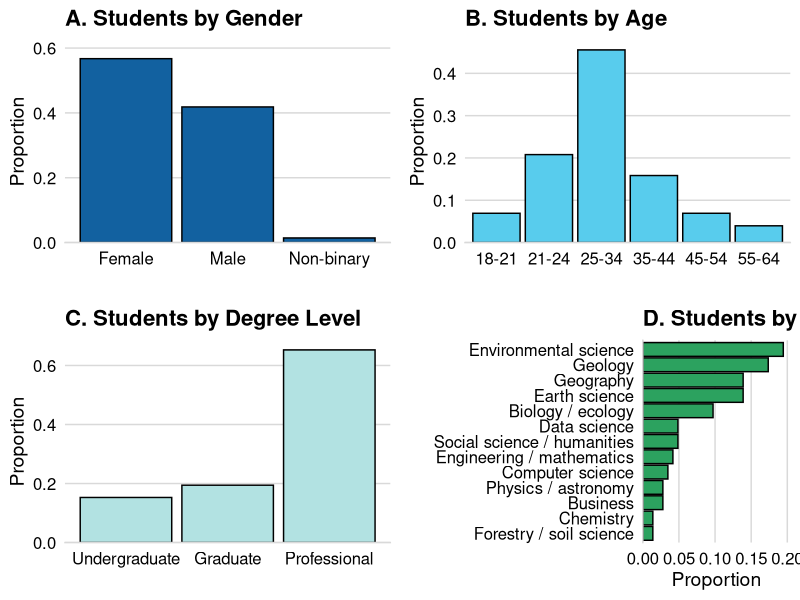
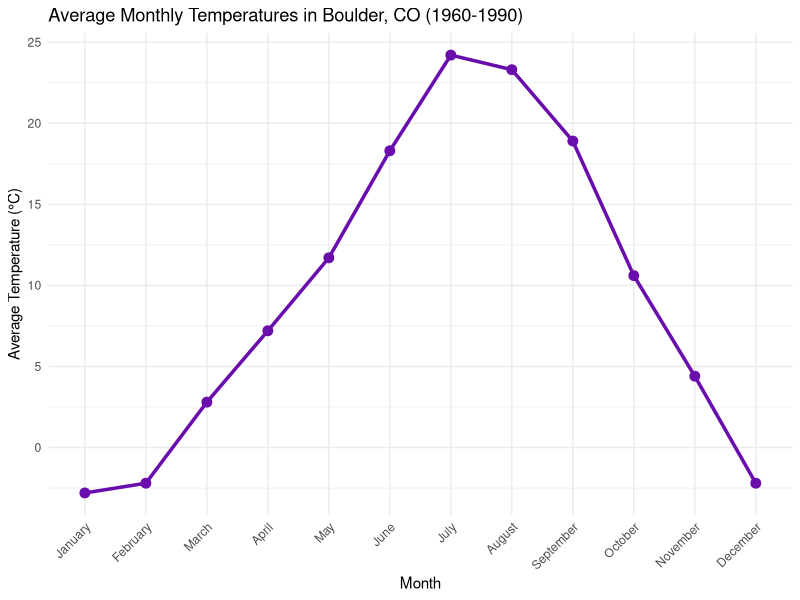
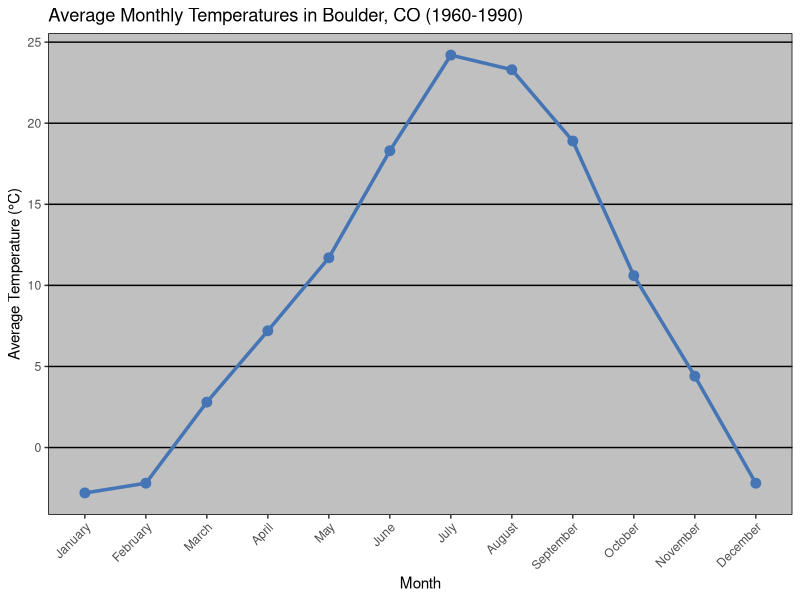
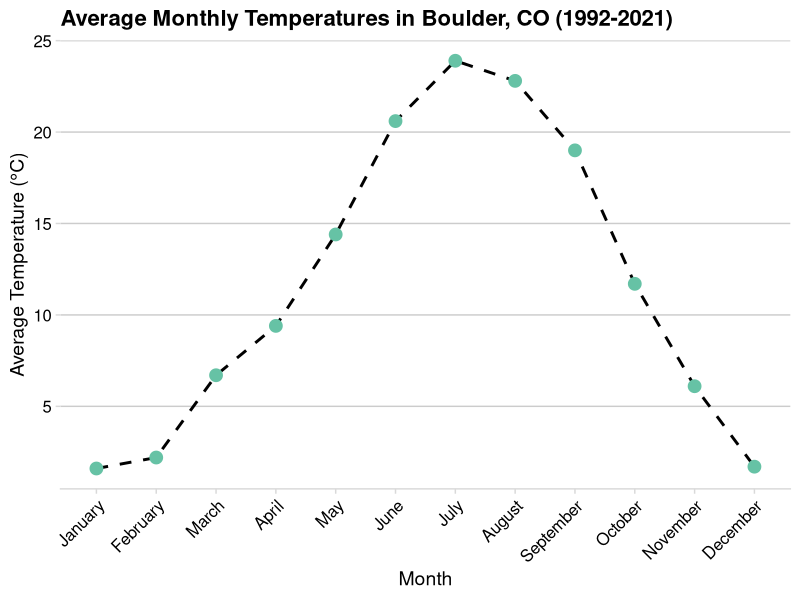
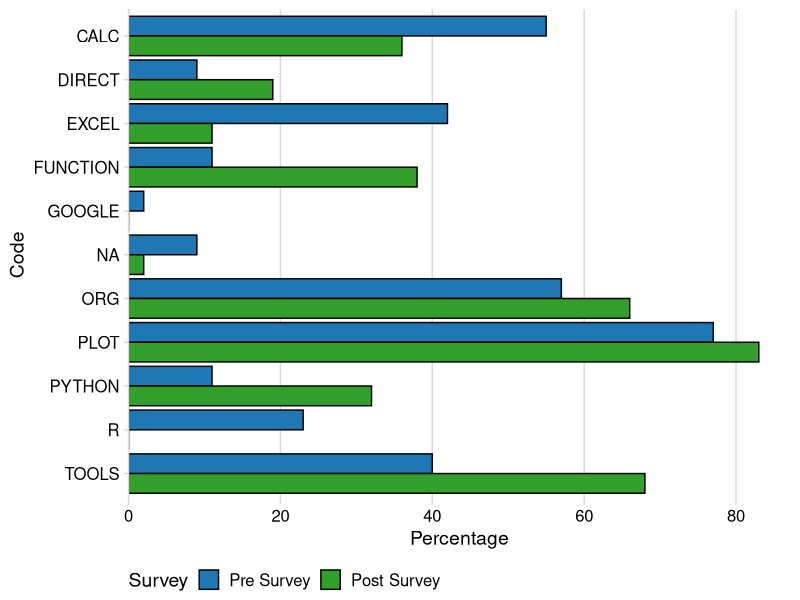
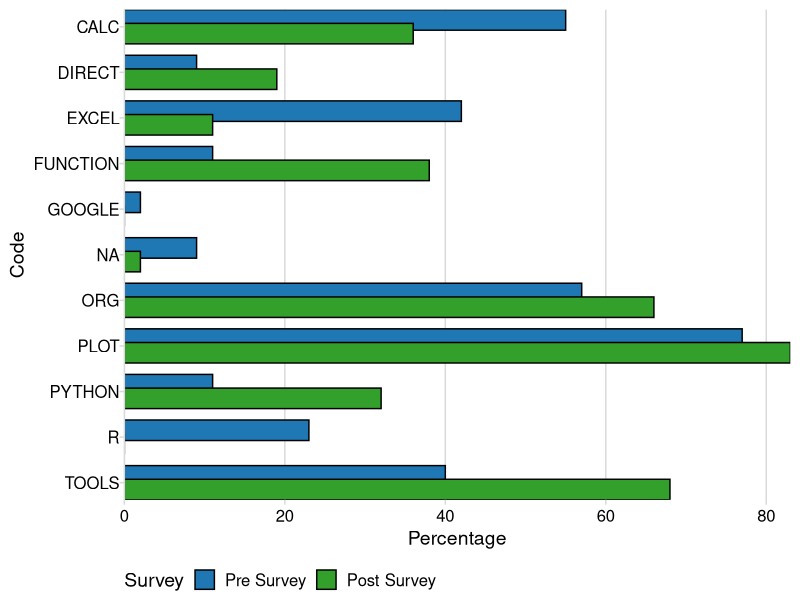
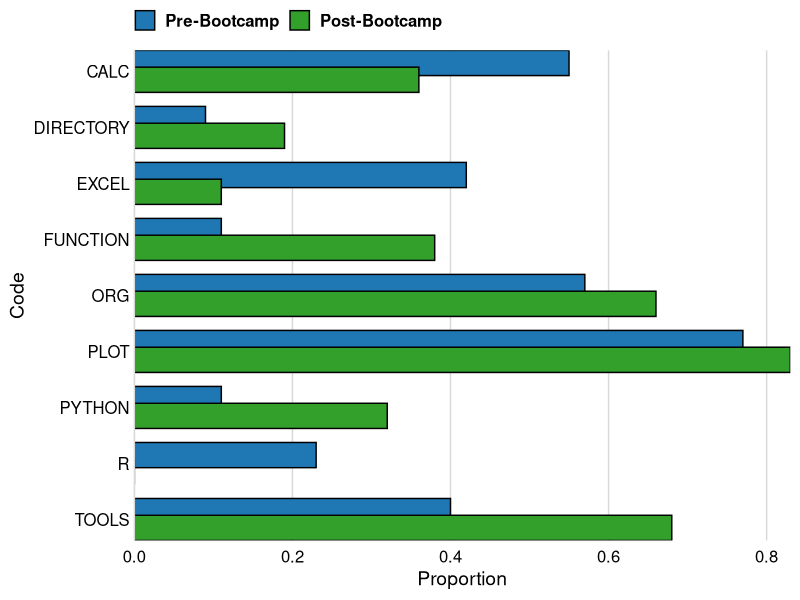
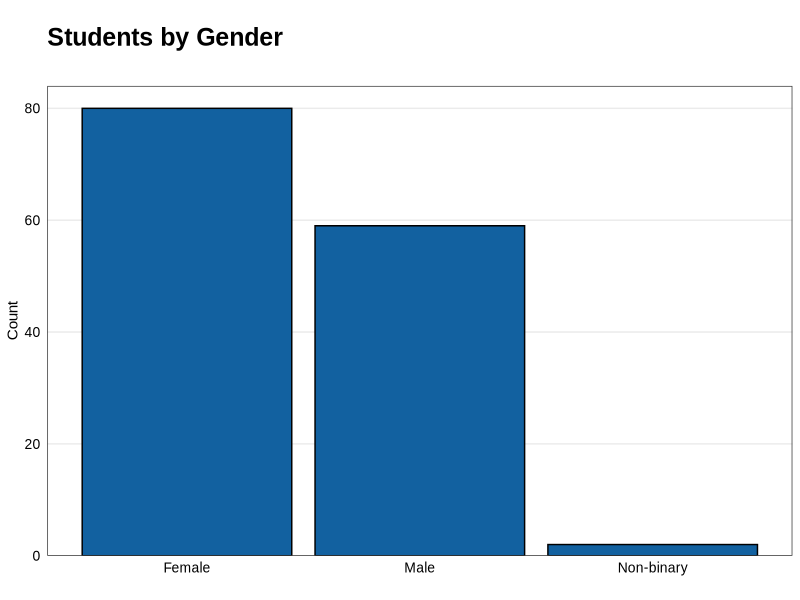

The R source for these figures, in order:
## ---- chunk 1
knitr::opts_chunk$set(echo = TRUE)
## ---- chunk 2
library(tidyverse)

# Plot theme
ea_theme <- function (base_family = "Arial") { 
    theme_bw() %+replace%
    theme(legend.key.size = unit(2, 'lines'), 
          plot.title = element_text(size=18, face = "bold", hjust = 0, 
                                    vjust = 2.5, margin = margin(t = 20, r = 0, 
                                                                 b = 20, l = 0)), 
          plot.subtitle = element_text(size=14, hjust = 0, vjust = 1.5),
          strip.text = element_text(size = 12), 
          axis.title=element_text(size=11),
          axis.text = element_text(size=10, color = "black", 
                                     margin = margin(t = 10, r = 0, b = 10, l = 0)), 
          text = element_text(family = base_family, face = "plain",
                              color = "black", size = 22,
                              hjust = 0.5, vjust = 0.5, angle = 0, 
                              lineheight = 1,
                              margin = margin(t = 0, r = 10, b = 0, l = 10), 
                              debug = FALSE), legend.text=element_text(size=16), 
          legend.title=element_text(size=20), 
          plot.caption = element_text(margin = margin(t = 0, r = 10, b = 0, l = 10), 
                                      size = 14, color = "gray38", hjust = 1))
}

# Get data
gender_data <- read_csv("gender.csv")
age_data <- read_csv("age.csv")
degree_level_data <- read_csv("degree_level.csv")
degree_background_data <- read_csv("degree_background.csv")




# Gender
gender_plot <- gender_data %>% 
  ggplot(aes(x = Gender)) +
  geom_bar(color = "black", fill = "#1261a0") +
  labs(y = "Count", x="") +
  ea_theme() +
  scale_y_continuous(expand = expansion(mult = c(0, 0.05))) +
  theme(axis.ticks = element_blank(),
        panel.grid.major.x = element_blank(),
        panel.grid.minor.y = element_blank()) +
  labs(title = "Students by Gender",
       x = "", y = "Count", fill = "")


# Age
age_plot <- age_data %>% 
  ggplot(aes(x = Age)) +
  geom_bar(color = "black", fill = "#58cced") +
  labs(y = "Count", x="") +
  ea_theme() +
  scale_y_continuous(expand = expansion(mult = c(0, 0.05))) +
  theme(axis.ticks = element_blank(),
        panel.grid.major.x = element_blank(),
        panel.grid.minor.y = element_blank()) +
  labs(title = "Students by Age",
       x = "", y = "Count", fill = "")


# Degree level
degree_level_plot <- degree_level_data %>% 
  ggplot(aes(x = degree_level)) +
  geom_bar(color = "black", fill = "#b2e2e2") +
  labs(y = "Count", x="") +
  ea_theme() +
  scale_y_continuous(expand = expansion(mult = c(0, 0.05))) +
  theme(axis.ticks = element_blank(),
        panel.grid.major.x = element_blank(),
        panel.grid.minor.y = element_blank()) +
  labs(title = "Students by Degree Level",
       x = "", y = "Count", fill = "")


# Degree background
degree_background_plot <- degree_background_data %>%
  # Step 1: Reorder 'degree_background' as a factor in ascending alphabetical order
  mutate(degree_background = factor(degree_background, levels = rev(c("Environmental science","Geology","Geography","Earth science","Biology / ecology","Data science","Social science / humanities","Computer science","Physics / astronomy","Business","Engineering","Chemistry","Math / statistics","Forestry","Soil science")))) %>%
  
  # Step 2: Create the plot
  ggplot(aes(x = degree_background)) +
  geom_bar(color = "black", fill = "#2ca25f") +
  labs(y = "Count", x = "") +
  coord_flip() +
  ea_theme() +
  theme(panel.grid.major.y = element_blank(),
        panel.grid.minor.y = element_blank(),
        axis.ticks = element_blank(),
        legend.key.size = unit(1, 'lines'), legend.position = "top") +
  scale_y_continuous(expand = expansion(mult = c(0, 0.05))) +
  labs(title = "Students by Degree Background",
       x = "", y = "Count", fill = "")



# Gender

# Save the gender plot as a .png file
ggsave(filename = "gender_plot.png", plot = gender_plot, width = 8, height = 5, dpi = 300)
# Save the age plot as a .png file
ggsave(filename = "age_plot.png", plot = age_plot, width = 8, height = 5, dpi = 300)
# Save the degree level plot as a .png file
ggsave(filename = "degree_level_plot.png", plot = degree_level_plot, width = 8, height = 5, dpi = 300)
# Save the degree background plot as a .png file
ggsave(filename = "degree_background_plot.png", plot = degree_background_plot, width = 8, height = 5, dpi = 300)







## ---- chunk 3
# Load necessary libraries
library(ggplot2)
library(dplyr)
library(cowplot)  # Load cowplot for combining plots

# Step 1: Create both plots (if not already created)
# Assuming degree_background_plot and degree_level_plot are already created as before

# Step 2: Combine the plots
combined_plot <- plot_grid(gender_plot, age_plot, degree_level_plot, degree_background_plot, ncol = 2)

# Step 3: Save the combined plot as a .png file
ggsave(filename = "combined_demographic_plots.png", plot = combined_plot, width = 13, height = 8, dpi = 300)

## ---- chunk 4


# Get data
gender_data <- read_csv("gender.csv")
age_data <- read_csv("age.csv")
degree_level_data <- read_csv("degree_level.csv")
degree_background_data <- read_csv("degree_background.csv")




# Gender
gender_plot_minimal <- gender_data %>% 
  ggplot(aes(x = Gender, y = ..prop.., group = 1)) +
  geom_bar(color = "black", fill = "#1261a0") +
  labs(y = "Proportion", x="") +
  theme_minimal_hgrid() +
  scale_y_continuous(expand = expansion(mult = c(0, 0.1))) +
  theme(axis.ticks = element_blank(),
        panel.grid.major.x = element_blank(),
        panel.grid.minor.y = element_blank()) +
  labs(title = "A. Students by Gender",
       x = "", y = "Proportion", fill = "")


# Age
age_plot_minimal <- age_data %>% 
  ggplot(aes(x = Age, y = ..prop.., group = 1)) +
  geom_bar(color = "black", fill = "#58cced") +
  labs(y = "Proportion", x="") +
  theme_minimal_hgrid() +
  scale_y_continuous(expand = expansion(mult = c(0, 0.05))) +
  theme(axis.ticks = element_blank(),
        panel.grid.major.x = element_blank(),
        panel.grid.minor.y = element_blank()) +
  labs(title = "B. Students by Age",
       x = "", y = "Proportion", fill = "")


# Degree level

degree_level_data$degree_level <- factor(degree_level_data$degree_level, 
                      level = c("Undergraduate",
                                "Graduate",
                                "Professional"))


degree_level_plot_minimal <- degree_level_data %>% 
  ggplot(aes(x = degree_level, y = ..prop.., group = 1)) +
  geom_bar(color = "black", fill = "#b2e2e2") +
  labs(y = "Count", x="") +
  theme_minimal_hgrid() +
  scale_y_continuous(expand = expansion(mult = c(0, 0.05))) +
  theme(axis.ticks = element_blank(),
        panel.grid.major.x = element_blank(),
        panel.grid.minor.y = element_blank()) +
  labs(title = "C. Students by Degree Level",
       x = "", y = "Proportion", fill = "")


# Degree background
degree_background_plot_minimal <- degree_background_data %>%
  # Step 1: Reorder 'degree_background' as a factor in ascending alphabetical order
  mutate(degree_background = factor(degree_background, levels = rev(c("Environmental science","Geology","Geography","Earth science","Biology / ecology","Data science","Social science / humanities","Engineering / mathematics","Computer science","Physics / astronomy","Business","Chemistry","Forestry / soil science")))) %>%
  
  # Step 2: Create the plot
  ggplot(aes(x = degree_background, y = ..prop.., group = 1)) +
  geom_bar(color = "black", fill = "#2ca25f") +
  labs(y = "Count", x = "") +
  coord_flip() +
  theme_minimal_vgrid() +
  theme(panel.grid.major.y = element_blank(),
        panel.grid.minor.y = element_blank(),
        axis.ticks = element_blank(),
        legend.key.size = unit(1, 'lines'), legend.position = "top") +
  scale_y_continuous(expand = expansion(mult = c(0, 0.05))) +
  labs(title = "D. Students by Degree Background",
       x = "", y = "Proportion", fill = "")


# Save the gender plot as a .png file
ggsave(filename = "gender_plot_minimal.png", plot = gender_plot_minimal, width = 8, height = 5, dpi = 300)
# Save the age plot as a .png file
ggsave(filename = "age_plot_minimal.png", plot = age_plot_minimal, width = 8, height = 5, dpi = 300)
# Save the degree level plot as a .png file
ggsave(filename = "degree_level_plot_minimal.png", plot = degree_level_plot_minimal, width = 8, height = 5, dpi = 300)
# Save the degree background plot as a .png file
ggsave(filename = "degree_background_plot_minimal.png", plot = degree_background_plot_minimal, width = 8, height = 5, dpi = 300)


## ---- chunk 5
# Load necessary libraries
library(ggplot2)
library(dplyr)
library(cowplot)  # Load cowplot for combining plots

# Step 1: Create both plots (if not already created)
# Assuming degree_background_plot and degree_level_plot are already created as before

# Step 2: Combine the plots
combined_plot <- plot_grid(gender_plot_minimal, age_plot_minimal, degree_level_plot_minimal, degree_background_plot_minimal, ncol = 2)
combined_plot

# Step 3: Save the combined plot as a .png file
ggsave(filename = "combined_demographic_plots_minimal.png", plot = combined_plot, width = 13, height = 8, dpi = 300)

## ---- chunk 6
# Load necessary libraries
library(ggplot2)

# Create the data frame
temp_data <- data.frame(
  Month = c("January", "February", "March", "April", "May", "June", 
            "July", "August", "September", "October", "November", "December"),
  Average_Temperature = c(-2.8, -2.2, 2.8, 7.2, 11.7, 18.3, 24.2, 23.3, 18.9, 10.6, 4.4, -2.2)
)

# Reorder the month factor to maintain chronological order
temp_data$Month <- factor(temp_data$Month, levels = temp_data$Month)

# Create the line plot using ggplot2
temperature_plot <- ggplot(temp_data, aes(x = Month, y = Average_Temperature, group = 1)) +
  geom_line(color = "#6a0dad", size = 1.2) +  # Create a line plot with purple line
  geom_point(color = "#6a0dad", size = 3) +   # Add points at each month for emphasis
  labs(title = "Average Monthly Temperatures in Boulder, CO (1960-1990)", 
       x = "Month", y = "Average Temperature (°C)") +  # Add title and axis labels
  theme_minimal() +  # Use a minimal theme
  theme(axis.text.x = element_text(angle = 45, hjust = 1))  # Adjust x-axis text for readability

# Display the plot
print(temperature_plot)

# Save the plot as a PNG file (optional)
ggsave(filename = "boulder_avg_monthly_temps_line.png", plot = temperature_plot, width = 10, height = 6, dpi = 300)


## ---- chunk 7
# Install ggthemes package if not already installed
# install.packages("ggthemes")

# Load necessary libraries
library(ggplot2)
library(ggthemes)

# Create the data frame
temp_data <- data.frame(
  Month = c("January", "February", "March", "April", "May", "June", 
            "July", "August", "September", "October", "November", "December"),
  Average_Temperature = c(-2.8, -2.2, 2.8, 7.2, 11.7, 18.3, 24.2, 23.3, 18.9, 10.6, 4.4, -2.2)
)

# Reorder the month factor to maintain chronological order
temp_data$Month <- factor(temp_data$Month, levels = temp_data$Month)

# Create the line plot using ggplot2 with Excel theme
temperature_plot <- ggplot(temp_data, aes(x = Month, y = Average_Temperature, group = 1)) +
  geom_line(color = "#4575b4", size = 1.2) +  # Create a line plot with Excel-like blue color
  geom_point(color = "#4575b4", size = 3) +   # Add points at each month
  labs(title = "Average Monthly Temperatures in Boulder, CO (1960-1990)", 
       x = "Month", y = "Average Temperature (°C)") +  # Add title and axis labels
  theme_excel() +  # Apply Excel-like theme from ggthemes
  theme(axis.text.x = element_text(angle = 45, hjust = 1))  # Adjust x-axis text for readability

# Display the plot
print(temperature_plot)

# Save the plot as a PNG file (optional)
ggsave(filename = "boulder_avg_monthly_temps_excel_style.png", plot = temperature_plot, width = 10, height = 6, dpi = 300)



## ---- chunk 8
# Load necessary libraries
library(ggplot2)
library(ggthemes)

# Create the data frame with 1992-2021 average temperatures in Celsius (example data)
temp_data <- data.frame(
  Month = c("January", "February", "March", "April", "May", "June", 
            "July", "August", "September", "October", "November", "December"),
  Average_Temperature = c(1.6, 2.2, 6.7, 9.4, 14.4, 20.6, 23.9, 22.8, 19.0, 11.7, 6.1, 1.7)
)

# Reorder the month factor to maintain chronological order
temp_data$Month <- factor(temp_data$Month, levels = temp_data$Month)

# Create the line plot using ggplot2 with custom styling
temperature_plot <- ggplot(temp_data, aes(x = Month, y = Average_Temperature, group = 1)) +
  geom_line(color = "black", size = 1, linetype = "dashed") +  # Black dashed line
  geom_point(color = "#66c2a5", size = 4) +  # Greenish color for points
  labs(title = "Average Monthly Temperatures in Boulder, CO (1992-2021)", 
       x = "Month", y = "Average Temperature (°C)") +  # Add title and axis labels
  theme_minimal_hgrid() +  # Start with Excel-like theme
  theme(
    panel.background = element_rect(fill = "white"),  # Light gray background
    axis.text.x = element_text(angle = 45, hjust = 1),  # Adjust x-axis text for readability
    panel.grid = element_line(color = "gray80"),  # Lighter grid lines
    plot.background = element_rect(fill = "white")   # Light gray overall plot background
  )

# Display the plot
print(temperature_plot)

# Save the plot as a PNG file (optional)
ggsave(filename = "boulder_avg_monthly_temps_custom_style.png", plot = temperature_plot, width = 10, height = 6, dpi = 300)




## ---- chunk 9
# Load necessary libraries
library(ggplot2)
library(reshape2)

# Create the data frame with the given data
survey_data <- data.frame(
  Code = c("CALC", "DIRECT", "EXCEL", "FUNCTION", "GOOGLE", "NA", "ORG", "PLOT", "PYTHON", "R", "TOOLS"),
  Pre_Survey = c(55, 9, 42, 11, 2, 9, 57, 77, 11, 23, 40),
  Post_Survey = c(36, 19, 11, 38, 0, 2, 66, 83, 32, 0, 68)
)

# Transform the data to a long format for easier plotting with ggplot2
survey_long <- melt(survey_data, id.vars = "Code", variable.name = "Survey", value.name = "Percent")

# Change the order of Survey levels to make Pre_Survey plot above Post_Survey
survey_long$Survey <- factor(survey_long$Survey, levels = c("Post_Survey", "Pre_Survey"))

# Reverse the order of the Code categories
survey_long$Code <- factor(survey_long$Code, levels = rev(unique(survey_long$Code)))

# Create a horizontal bar plot
qual_percent_plot <- ggplot(survey_long, aes(x = Percent, y = Code, fill = Survey)) +
  geom_bar(stat = "identity", position = "dodge", color="black") +
  theme_minimal_vgrid() +
  labs(#title = "Comparison of Pre- and Post-Survey Percentages by Code",
       x = "Percentage",
       y = "Code") +
  scale_x_continuous(expand = expansion(mult = c(0, 0.05))) +
  #scale_y_discrete(expand = expansion(mult = c(0.15, 0.15))) +
  scale_fill_manual(values = c("Pre_Survey" = "#1f78b4", "Post_Survey" = "#33a02c"),
                    breaks = c("Pre_Survey","Post_Survey"),
                    labels = c("Pre Survey","Post Survey")) +
  theme(legend.position = "bottom")

qual_percent_plot

# Save the plot as a PNG file (optional)
ggsave(filename = "qual_percent_plot.png", plot = qual_percent_plot, width = 10, height = 8, dpi = 300)

## ---- chunk 10

# Load necessary libraries
library(ggplot2)
library(reshape2)

# Create the data frame with the given data
survey_data <- data.frame(
  Code = c("CALC", "DIRECT", "EXCEL", "FUNCTION", "GOOGLE", "NA", "ORG", "PLOT", "PYTHON", "R", "TOOLS"),
  Pre_Survey = c(55, 9, 42, 11, 2, 9, 57, 77, 11, 23, 40),
  Post_Survey = c(36, 19, 11, 38, 0, 2, 66, 83, 32, 0, 68)
)

# Transform the data to a long format for easier plotting with ggplot2
survey_long <- melt(survey_data, id.vars = "Code", variable.name = "Survey", value.name = "Percent")

# Change the order of Survey levels to make Pre_Survey plot above Post_Survey
survey_long$Survey <- factor(survey_long$Survey, levels = c("Post_Survey", "Pre_Survey"))

# Reverse the order of the Code categories
survey_long$Code <- factor(survey_long$Code, levels = rev(unique(survey_long$Code)))

# Create a horizontal bar plot with black outlines and increased space between bars
qual_plot2 <- ggplot(survey_long, aes(x = Percent, y = Code, fill = Survey)) +
  geom_bar(stat = "identity", position = position_dodge(width = 0.6, preserve = "single"), color = "black") +
  theme_minimal_vgrid() +
  labs(#title = "Comparison of Pre- and Post-Survey Percentages by Code",
       x = "Percentage",
       y = "Code") +
  scale_fill_manual(values = c("Pre_Survey" = "#1f78b4", "Post_Survey" = "#33a02c"),
                    breaks = c("Pre_Survey","Post_Survey"),
                    labels = c("Pre Survey", "Post Survey")) +
  theme(legend.position = "bottom",
        axis.text.y = element_text(margin = margin(r = 0))) +  # Adds space between category labels and bars
  scale_y_discrete(expand = expansion(add = c(0, 0))) +
  #scale_y_continuous(expand = expansion(add = c(0, 0))) +
  scale_x_continuous(expand = expansion(add = c(0, 0)))# Adds space between categories

qual_plot2

# Save the plot as a PNG file (optional)
ggsave(filename = "qual_percent_plot2.png", plot = qual_plot2, width = 8, height = 5, dpi = 300)



## ---- chunk 11

# Load necessary libraries
library(ggplot2)
library(reshape2)

# Create the data frame with the given data
survey_data <- data.frame(
  Code = c("CALC", "DIRECTORY", "EXCEL", "FUNCTION", "ORG", "PLOT", "PYTHON", "R", "TOOLS"),
  Pre_Survey = c(55, 9, 42, 11, 57, 77, 11, 23, 40), # Proportion pre
  Post_Survey = c(36, 19, 11, 38, 66, 83, 32, 0, 68) # Proportion post
)

# Transform the data to a long format for easier plotting with ggplot2
survey_long <- melt(survey_data, id.vars = "Code", variable.name = "Survey", value.name = "Percent")

# Convert percentage values to proportions by dividing by 100
survey_long$Proportion <- survey_long$Percent / 100

# Change the order of Survey levels to make Pre_Survey plot above Post_Survey
survey_long$Survey <- factor(survey_long$Survey, levels = c("Post_Survey", "Pre_Survey"))

# Reverse the order of the Code categories
survey_long$Code <- factor(survey_long$Code, levels = rev(unique(survey_long$Code)))

# Create a horizontal bar plot with black outlines and increased space between bars
qual_plot3 <- ggplot(survey_long, aes(x = Proportion, y = Code, fill = Survey)) +
  geom_bar(stat = "identity", position = position_dodge(width = 0.6, preserve = "single"), color = "black") +
  theme_minimal_vgrid() +
  labs(#title = "Comparison of Pre- and Post-Survey Percentages by Code",
       x = "Proportion",
       y = "Code") +
  scale_fill_manual(values = c("Pre_Survey" = "#1f78b4", "Post_Survey" = "#33a02c"),
                    breaks = c("Pre_Survey","Post_Survey"),
                    labels = c("Pre-Bootcamp", "Post-Bootcamp")) +
  theme(legend.position = "top",
        legend.title = element_blank(),
        legend.text = element_text(face = "bold"),
        axis.ticks = element_blank(),
        axis.text.y = element_text(margin = margin(r = 0))) +  # Adds space between category labels and bars
  scale_y_discrete(expand = expansion(add = c(0, 0))) +
  #scale_y_continuous(expand = expansion(add = c(0, 0))) +
  scale_x_continuous(expand = expansion(add = c(0, 0)))# Adds space between categories

qual_plot3

# Save the plot as a PNG file (optional)
ggsave(filename = "qual_percent_plot4.png", plot = qual_plot3, width = 8, height = 5, dpi = 300)


